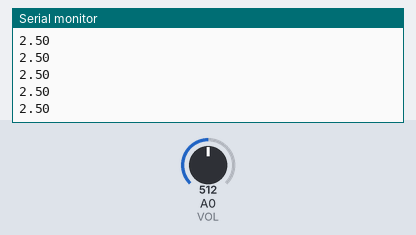
Simulated run of this sketch. Board: Arduino Uno, built with avr-gcc and run on an emulated ATmega328P. Shown: the last lines printed to the serial monitor. Inputs (shaded band) come from the test bench; at power-on: A0 (VOL) = 512.

Above: at 1.2 s.
1.3 s: A0 (VOL) set to 716
At 2.1 s:
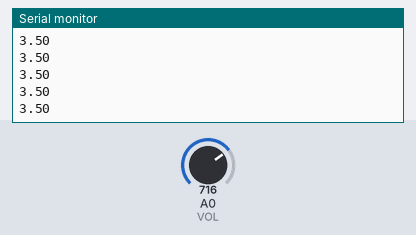
2.8 s: A0 (VOL) set to 900
At 3.9 s:
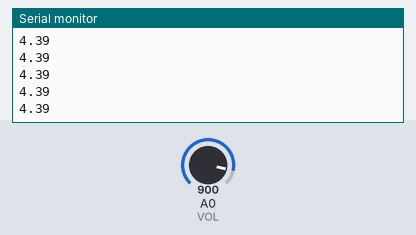
Timing chart, 0 to 5.8 s (numbered marks = the images above; inputs shaded):
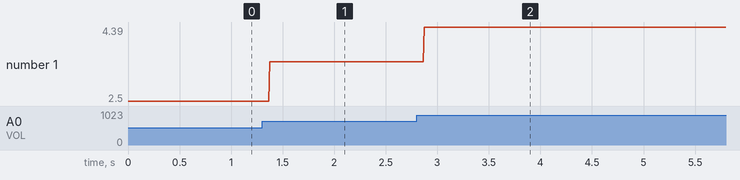

Measured:
- after the input at 1.3 s, the serial monitor: prints a new line after 0.07 s (image 1)
- after the input at 2.8 s, the serial monitor: prints a new line after 0.07 s (image 2)
- plotted number 1: 2.5 → 3.5 after the input at 1.3 s, 3.5 → 4.39 after the input at 2.8 s

The sketch:

analog_input_kadai.ino
```cpp
#define VOL A0

void setup() {
  Serial.begin(9600);
}

void loop() {
  int val = analogRead(VOL);
  float volt = 5.0 * val / 1024;
  Serial.println(volt);
}
```
